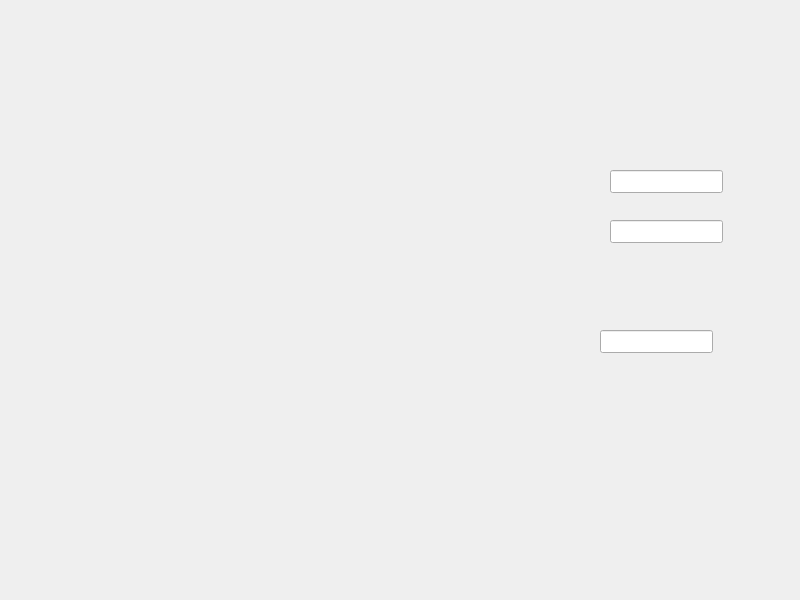
<?xml version="1.0" encoding="UTF-8"?>
<ui version="4.0">
 <class>MainWindow</class>
 <widget class="QMainWindow" name="MainWindow">
  <property name="geometry">
   <rect>
    <x>0</x>
    <y>0</y>
    <width>800</width>
    <height>600</height>
   </rect>
  </property>
  <property name="windowTitle">
   <string>MainWindow</string>
  </property>
  <widget class="QWidget" name="centralWidget">
   <widget class="QLabel" name="label">
    <property name="geometry">
     <rect>
      <x>60</x>
      <y>110</y>
      <width>59</width>
      <height>15</height>
     </rect>
    </property>
    <property name="text">
     <string/>
    </property>
   </widget>
   <widget class="QLabel" name="label_fx">
    <property name="geometry">
     <rect>
      <x>640</x>
      <y>130</y>
      <width>59</width>
      <height>15</height>
     </rect>
    </property>
    <property name="text">
     <string/>
    </property>
   </widget>
   <widget class="QLineEdit" name="lineEdit">
    <property name="geometry">
     <rect>
      <x>610</x>
      <y>170</y>
      <width>113</width>
      <height>23</height>
     </rect>
    </property>
   </widget>
   <widget class="QLineEdit" name="lineEdit_a">
    <property name="geometry">
     <rect>
      <x>610</x>
      <y>220</y>
      <width>113</width>
      <height>23</height>
     </rect>
    </property>
   </widget>
   <widget class="QLabel" name="label_x">
    <property name="geometry">
     <rect>
      <x>610</x>
      <y>200</y>
      <width>59</width>
      <height>15</height>
     </rect>
    </property>
    <property name="text">
     <string/>
    </property>
   </widget>
   <widget class="QLabel" name="label_b">
    <property name="geometry">
     <rect>
      <x>640</x>
      <y>290</y>
      <width>59</width>
      <height>15</height>
     </rect>
    </property>
    <property name="text">
     <string/>
    </property>
   </widget>
   <widget class="QLineEdit" name="lineEdit_b">
    <property name="geometry">
     <rect>
      <x>600</x>
      <y>330</y>
      <width>113</width>
      <height>23</height>
     </rect>
    </property>
   </widget>
  </widget>
 </widget>
 <layoutdefault spacing="6" margin="11"/>
 <resources/>
 <connections/>
</ui>
